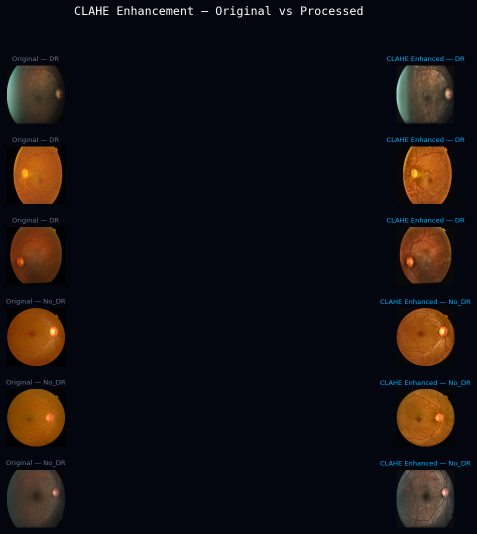
#> input picture clahe_comparison.png, 953 x 1067 px (shown at 1/2 size)
$ python -i preprocessing.py   (imports and definitions only)
#> lines starting #> are read from the running program, lines starting #| are printed output that depends on the picture; after the words box and inside, x2 and y2 are one past the last pixel; in counts of white or black regions, pixels touching at a corner belong together
#> in full_preprocess, img is the input picture: shape (1067, 953, 3); mean B, G, R 18.3, 16, 19.4
import cv2
import numpy as np
from pathlib import Path

# ── HARDWARE CONFIG ──
IMG_SIZE    = 512
NUM_WORKERS = 6
PIN_MEMORY  = True
# ─────────────────────


def crop_black_borders(img: np.ndarray, tolerance: int = 7) -> np.ndarray:
#> called with tolerance = 7
    if img.ndim == 3:
        gray = cv2.cvtColor(img, cv2.COLOR_RGB2GRAY)
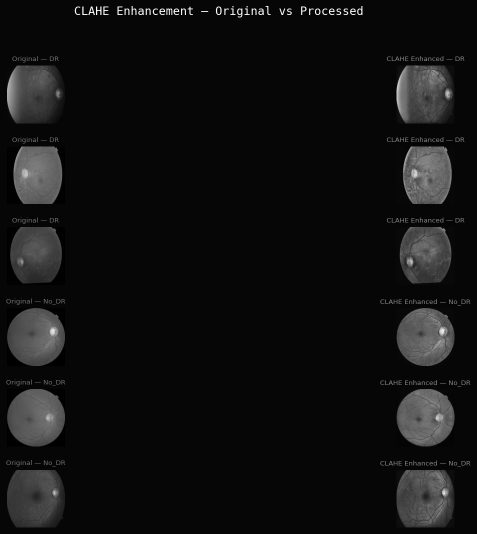
#> gray: shape (1067, 953) (shown at 1/2 size); min 0, max 255, mean 17.2
    else:
        gray = img.copy()

    mask = gray > tolerance
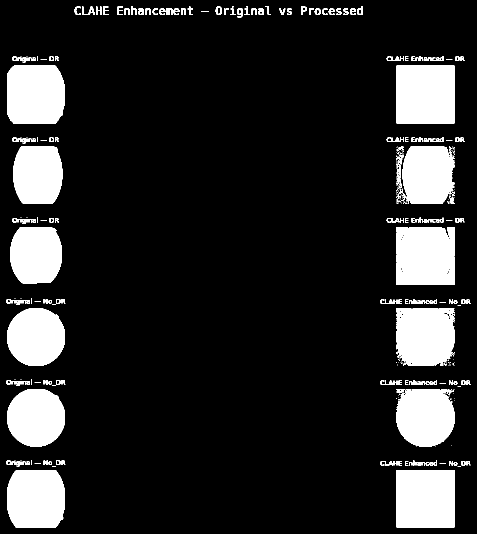
#> mask: shape (1067, 953) bool (shown at 1/2 size); 14.9% white; 337 white regions (138 under 20 px), largest, box (x1, y1, x2, y2) and area: (793, 131, 909, 247) 13456, (793, 940, 909, 1055) 13340, (793, 454, 909, 570) 13242
    rows = np.any(mask, axis=1)
    cols = np.any(mask, axis=0)

    if not rows.any() or not cols.any():
        return img

    rmin, rmax = np.where(rows)[0][[0, -1]]
#> rmin = 12; rmax = 1054
    cmin, cmax = np.where(cols)[0][[0, -1]]
#> cmin = 12; cmax = 940

    return img[rmin:rmax+1, cmin:cmax+1]
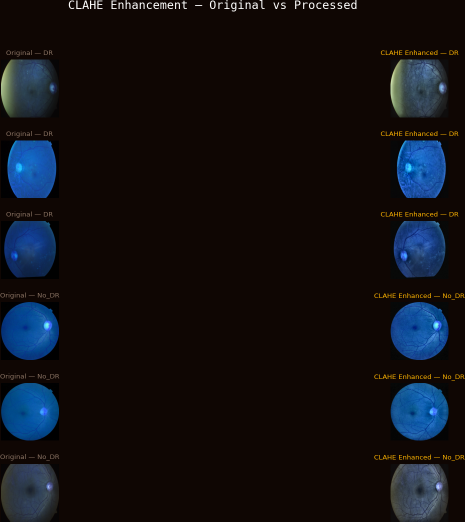
#> returned value: shape (1043, 929, 3) (shown at 1/2 size); mean of channels 0, 1, 2 20.2, 16.5, 18.5; drawn as B, G, R


def ben_graham_preprocess(img: np.ndarray, img_size: int = 512) -> np.ndarray:
#> called with img_size = 512
    img = img.astype(np.uint8)

    radius = int(img_size / 30)
    if radius % 2 == 0:
        radius += 1

    blurred = cv2.GaussianBlur(img, (radius, radius), sigmaX=0)
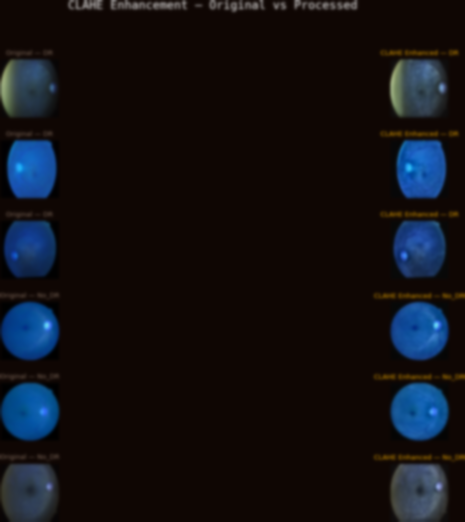
#> blurred: shape (1043, 929, 3) (shown at 1/2 size); mean of channels 0, 1, 2 20.2, 16.5, 18.5; drawn as B, G, R
    result  = cv2.addWeighted(img, 4, blurred, -4, 128)
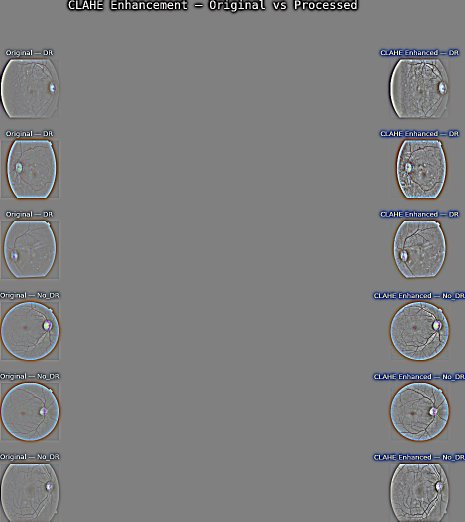
#> result: shape (1043, 929, 3) (shown at 1/2 size); mean of channels 0, 1, 2 127.1, 126.4, 126.2; drawn as B, G, R

    return result


def apply_clahe(img: np.ndarray,
                clip_limit: float = 2.0,
                tile_size: tuple  = (8, 8)) -> np.ndarray:
#> called with clip_limit = 2, tile_size = (8, 8)
    lab  = cv2.cvtColor(img, cv2.COLOR_RGB2LAB)
#> lab: shape (1043, 929, 3); mean of channels 0, 1, 2 135.5, 128.5, 128.3
    clahe = cv2.createCLAHE(clipLimit=clip_limit, tileGridSize=tile_size)
    lab[:, :, 0] = clahe.apply(lab[:, :, 0])
#> lab: shape (1043, 929, 3); mean of channels 0, 1, 2 138.4, 128.5, 128.3
    return cv2.cvtColor(lab, cv2.COLOR_LAB2RGB)
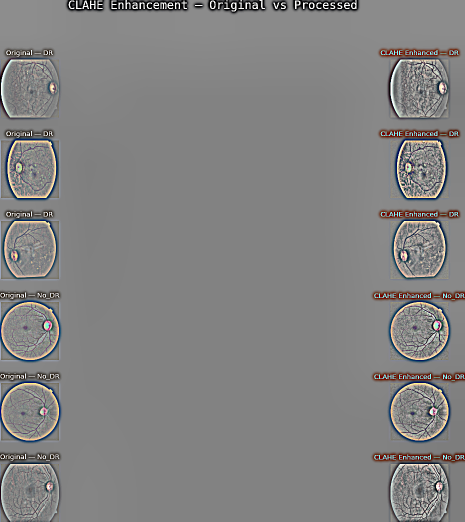
#> returned value: shape (1043, 929, 3) (shown at 1/2 size); mean R, G, B 130.1, 129.5, 129.3


def full_preprocess(image_path: str, img_size: int = 512) -> np.ndarray:
    img = cv2.imread(str(image_path))
    if img is None:
        raise ValueError(f"Cannot read image: {image_path}")

    img = cv2.cvtColor(img, cv2.COLOR_BGR2RGB)
    img = crop_black_borders(img)
    img = ben_graham_preprocess(img, img_size=img_size)
    img = apply_clahe(img)
    img = cv2.resize(img, (img_size, img_size), interpolation=cv2.INTER_LANCZOS4)
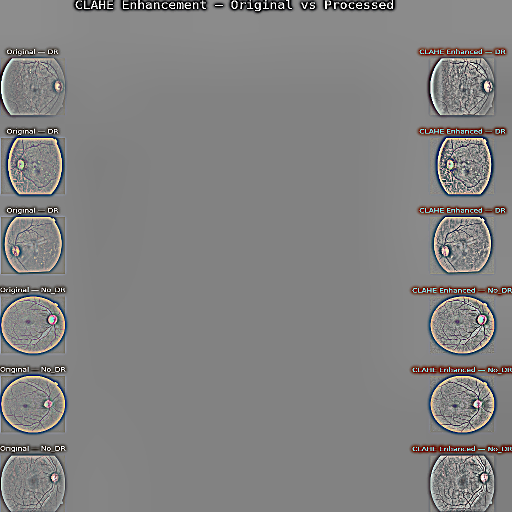
#> img: shape (512, 512, 3); mean R, G, B 130.1, 129.5, 129.3

    return img


# ✅🔥 GLOBAL FUNCTION (FIXED)
# [68 lines left out: functions process_one, preprocess_dataset, not called in this run]


# [7 lines not run here, left out]

>>> result = full_preprocess('../clahe_comparison.png')

$ run again, on clahe_evaluation.png
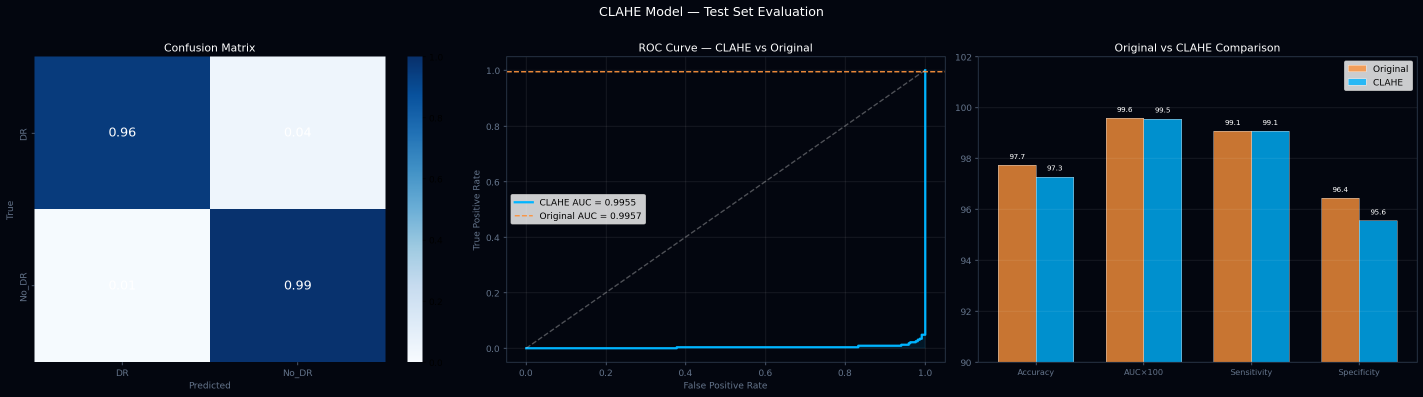
#> input picture clahe_evaluation.png, 2846 x 793 px (shown at 1/2 size)
#> in full_preprocess, img is the input picture: shape (793, 2846, 3); mean B, G, R 65.4, 52.8, 41.8
#> in crop_black_borders, `mask = gray > tolerance`:
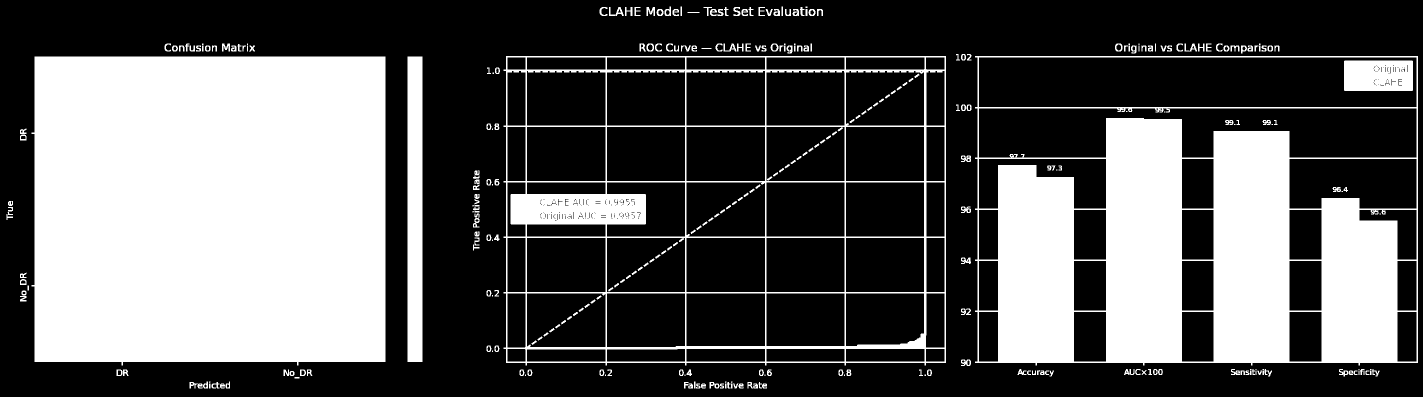
#> mask: shape (793, 2846) bool (shown at 1/2 size); 35.3% white; 322 white regions (40 under 20 px), largest, box (x1, y1, x2, y2) and area: (63, 113, 771, 731) 429000, (1950, 112, 2836, 731) 264729, (1007, 112, 1892, 731) 57143
#> rmin = 13; rmax = 776
#> cmin = 13; cmax = 2835
#> in full_preprocess, `img = cv2.resize(img, (img_size, img_size), interpolation=cv2.INTER_LA..`:
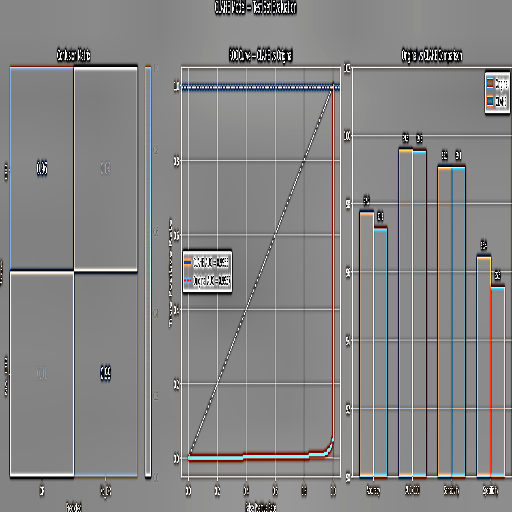
#> img: shape (512, 512, 3); mean R, G, B 133.4, 132.8, 132.7
